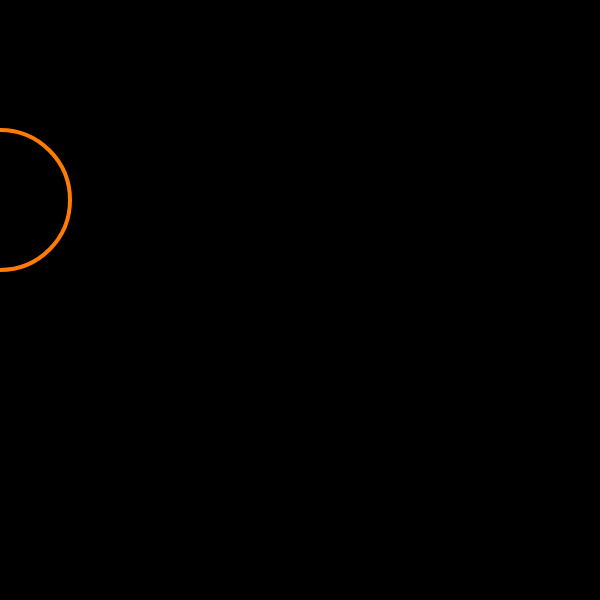
Frame 1 (no input)
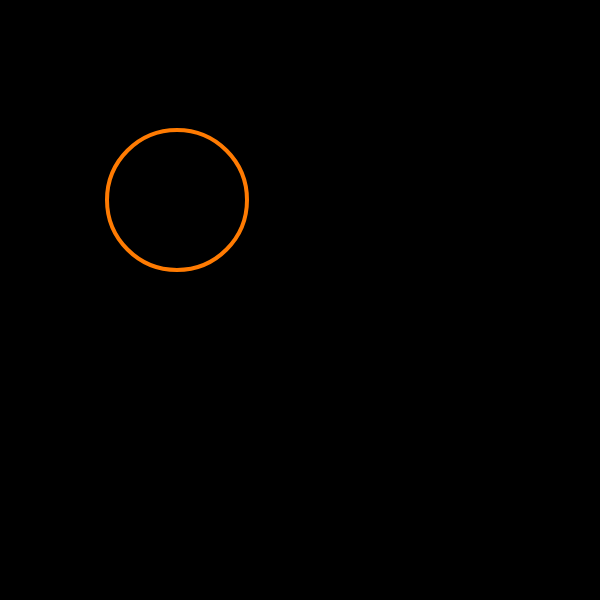
Frame 60 (no input)
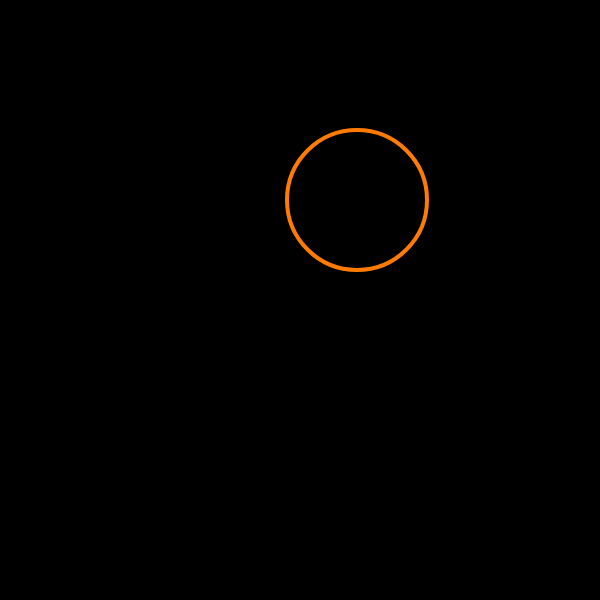
Frame 120 (the mouse pressed at the canvas centre since frame 60)

The p5.js sketch that drew these frames (run headless with seeded random() and noise() and a simulated clock; from frame 60 on, the mouse is pressed at the canvas centre):

// p5.js sketch
// ── sketch.js
var x = 0;
var speed = 3;

function setup() {
  createCanvas(600, 600);
}

function draw() {
  background(0);

  stroke(255,123,2);
  strokeWeight(4);
  noFill();
  ellipse(x, 200, 140, 140);
  if(x > width || x < 0){
   speed = speed * -1;
  }
 x = x + speed;

}
